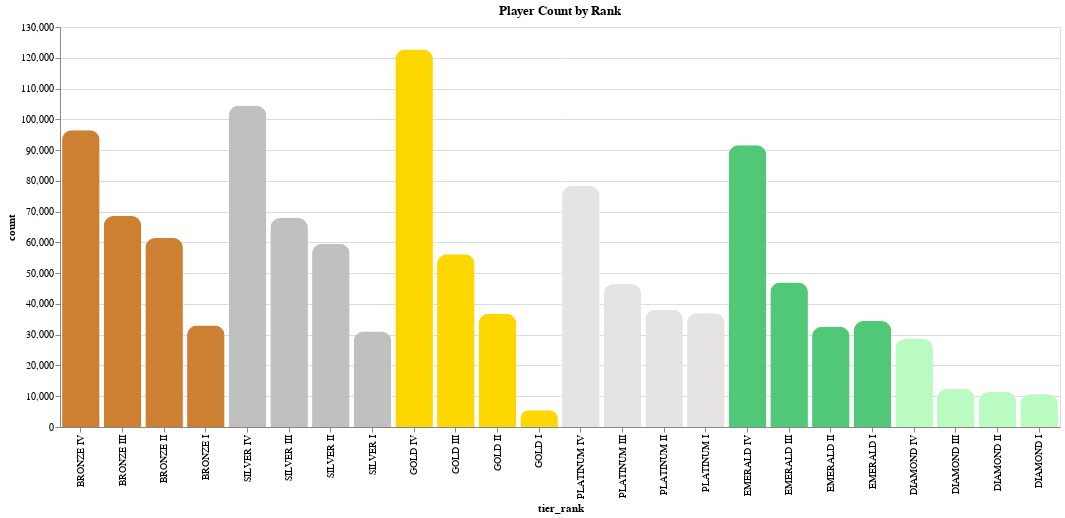
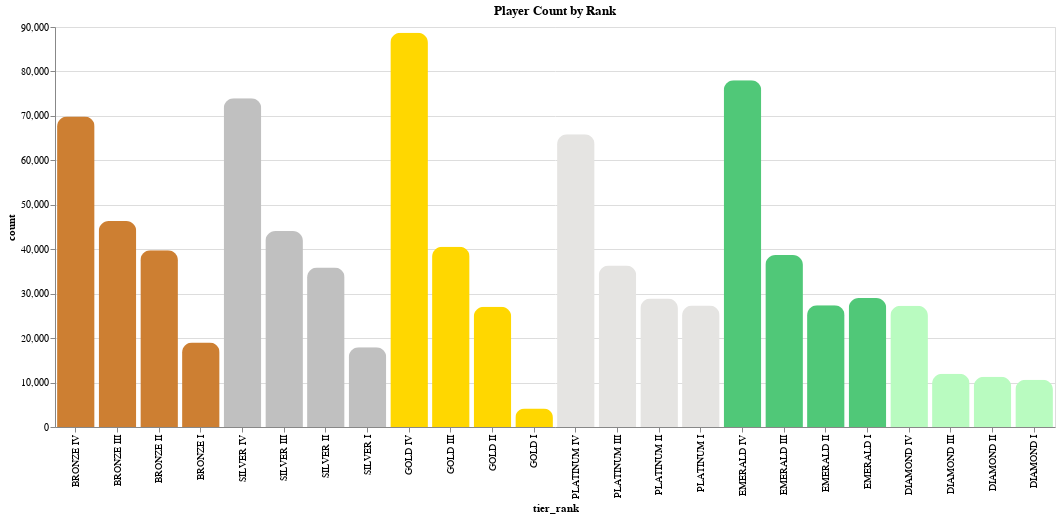
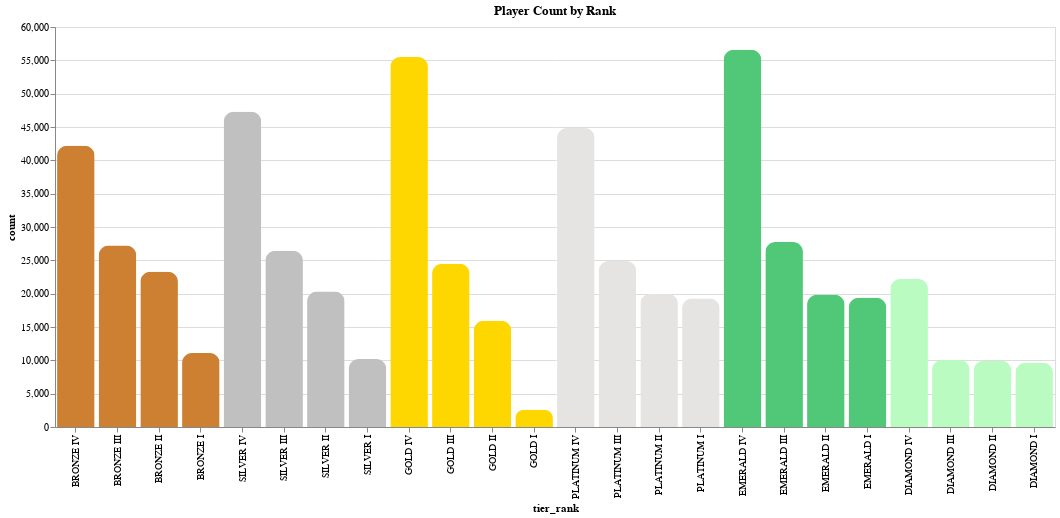
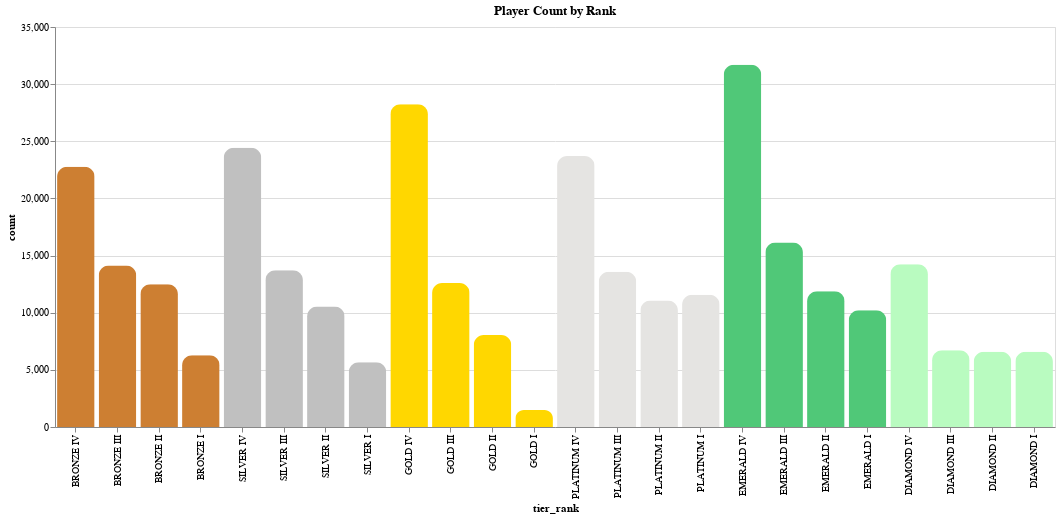

Notebook source saved alongside these figures, in order:
### Markdown cell above
# Rank repartition

This notebook is intended for exploring the data fetched from the riot games api in the [Data collection Notebook](data_collection.ipynb).

This will be my first time using intensively a vizualisation library in python, I will be using [Vega Altair](https://altair-viz.github.io/) since it integrates really well with notebooks from what I heard. Also it is build around pandas Dataframe so I hope to get more knowledge of pandas by working with vega altair.

### Code cell
import sqlite3
import os
import pandas as pd
import altair as alt


def query_player_count_by_rank(db_path, min_no_of_games=0):
    """
    Queries the number of players grouped by rank from the database.
    """

    if not os.path.exists(db_path):
        raise FileNotFoundError(f"Database file not found: {db_path}")

    conn = sqlite3.connect(db_path)
    
    try:
        cursor = conn.cursor()
        cursor.execute(
            f"""
            SELECT tier, rank, COUNT(*), wins, losses
            FROM ranked_players
            WHERE wins + losses >= {min_no_of_games}
            GROUP BY tier, rank
            ORDER BY tier, rank 
            """
        )
        count = cursor.fetchall()
    except sqlite3.Error as e:
        print(f"An error occurred while querying the database: {e}")
        count = []
        
    finally:
        # Close the database connection
        conn.close()
        return count
    
def graph_player_count_by_rank(db_path, min_no_of_games=0):
    """
    Graphs the number of players grouped by rank from the database.
    """
    players_by_rank = query_player_count_by_rank(db_path, min_no_of_games)

    players_by_rank_dict = { f"{rank[0]} {rank[1]}": rank[2] for rank in players_by_rank }
    rank_ordering = [
        "BRONZE IV", "BRONZE III", "BRONZE II", "BRONZE I",
        "SILVER IV", "SILVER III", "SILVER II", "SILVER I",
        "GOLD IV", "GOLD III", "GOLD II", "GOLD I",
        "PLATINUM IV", "PLATINUM III", "PLATINUM II", "PLATINUM I",
        "EMERALD IV", "EMERALD III", "EMERALD II", "EMERALD I",
        "DIAMOND IV", "DIAMOND III", "DIAMOND II", "DIAMOND I",
    ]
    
    ordered_counts = [
        { "tier_rank": key, "count": players_by_rank_dict.get(key, 0) } for key in rank_ordering
    ]

    data = pd.DataFrame(ordered_counts)
    
    chart = (
        alt.Chart(data, title="Player Count by Rank")
        .mark_bar(
            cornerRadiusTopLeft=10,
            cornerRadiusTopRight=10,
        )
        .encode(
            x=alt.X('tier_rank', sort=rank_ordering),  # Explicitly set the sort order
            y='count',
            color=alt.Color('tier_rank', 
                scale=alt.Scale(domain=rank_ordering, range=[
                    "#cd7f32", "#cd7f32", "#cd7f32", "#cd7f32",
                    "#c0c0c0", "#c0c0c0", "#c0c0c0", "#c0c0c0",
                    "#ffd700", "#ffd700", "#ffd700", "#ffd700",
                    "#e5e4e2", "#e5e4e2", "#e5e4e2", "#e5e4e2",
                    "#50C878", "#50C878", "#50C878", "#50C878",
                    "#b9fbc0", "#b9fbc0", "#b9fbc0", "#b9fbc0",
                ]),
                legend=None,
            ),
            tooltip=['tier_rank', 'count'],
        )
        .properties(
            width=1000,
            height=400,
        )

    )
    return chart


if __name__ == "__main__":
    # Example usage
    db_path = "../data/ranked_players.db"  # Replace with your database path
    db_path = os.path.abspath(db_path)
    try:
        chart = graph_player_count_by_rank(db_path)
        chart.display()
        chart.save("../graphs/player_count_by_rank.html")  # Save the chart as an HTML file
        print("Chart saved as player_count_by_rank.html")

        chart_20 = graph_player_count_by_rank(db_path, min_no_of_games=20)
        chart_20.display()
        chart_20.save("../graphs/player_count_by_rank_20.html")  # Save the chart as an HTML file
        print("Chart saved as player_count_by_rank_20.html")

        chart_50 = graph_player_count_by_rank(db_path, min_no_of_games=50)
        chart_50.display()
        chart_50.save("../graphs/player_count_by_rank_50.html")  # Save the chart as an HTML file
        print("Chart saved as player_count_by_rank_50.html")

        chart_100 = graph_player_count_by_rank(db_path, min_no_of_games=100)
        chart_100.display()
        chart_100.save("../graphs/player_count_by_rank_100.html")  # Save the chart as an HTML file
        print("Chart saved as player_count_by_rank_100.html")

        
    except Exception as e:
        print(f"An error occurred: {e}")

### Figure 1 — Vega-Lite specification as saved in the notebook (floating-point values rounded to 4 significant figures)
{"config": {"view": {"continuousWidth": 300, "continuousHeight": 300}}, "data": {"name": "data-681cc5d2974a6de54379ae12718a4c59"}, "mark": {"type": "bar", "cornerRadiusTopLeft": 10, "cornerRadiusTopRight": 10}, "encoding": {"color": {"field": "tier_rank", "legend": null, "scale": {"domain": ["BRONZE IV", "BRONZE III", "BRONZE II", "BRONZE I", "SILVER IV", "SILVER III", "SILVER II", "SILVER I", "GOLD IV", "GOLD III", "GOLD II", "GOLD I", "PLATINUM IV", "PLATINUM III", "PLATINUM II", "PLATINUM I", "EMERALD IV", "EMERALD III", "EMERALD II", "EMERALD I", "DIAMOND IV", "DIAMOND III", "DIAMOND II", "DIAMOND I"], "range": ["#cd7f32", "#cd7f32", "#cd7f32", "#cd7f32", "#c0c0c0", "#c0c0c0", "#c0c0c0", "#c0c0c0", "#ffd700", "#ffd700", "#ffd700", "#ffd700", "#e5e4e2", "#e5e4e2", "#e5e4e2", "#e5e4e2", "#50C878", "#50C878", "#50C878", "#50C878", "#b9fbc0", "#b9fbc0", "#b9fbc0", "#b9fbc0"]}, "type": "nominal"}, "tooltip": [{"field": "tier_rank", "type": "nominal"}, {"field": "count", "type": "quantitative"}], "x": {"field": "tier_rank", "sort": ["BRONZE IV", "BRONZE III", "BRONZE II", "BRONZE I", "SILVER IV", "SILVER III", "SILVER II", "SILVER I", "GOLD IV", "GOLD III", "GOLD II", "GOLD I", "PLATINUM IV", "PLATINUM III", "PLATINUM II", "PLATINUM I", "EMERALD IV", "EMERALD III", "EMERALD II", "EMERALD I", "DIAMOND IV", "DIAMOND III", "DIAMOND II", "DIAMOND I"], "type": "nominal"}, "y": {"field": "count", "type": "quantitative"}}, "height": 400, "title": "Player Count by Rank", "width": 1000, "$schema": "https://vega.github.io/schema/vega-lite/v5.20.1.json", "datasets": {"data-681cc5d2974a6de54379ae12718a4c59": [{"tier_rank": "BRONZE IV", "count": 96413}, {"tier_rank": "BRONZE III", "count": 68586}, {"tier_rank": "BRONZE II", "count": 61460}, {"tier_rank": "BRONZE I", "count": 33027}, {"tier_rank": "SILVER IV", "count": 104386}, {"tier_rank": "SILVER III", "count": 67940}, {"tier_rank": "SILVER II", "count": 59571}, {"tier_rank": "SILVER I", "count": 30998}, {"tier_rank": "GOLD IV", "count": 122705}, {"tier_rank": "GOLD III", "count": 56143}, {"tier_rank": "GOLD II", "count": 36813}, {"tier_rank": "GOLD I", "count": 5466}, {"tier_rank": "PLATINUM IV", "count": 78340}, {"tier_rank": "PLATINUM III", "count": 46502}, {"tier_rank": "PLATINUM II", "count": 38106}, {"tier_rank": "PLATINUM I", "count": 37008}, {"tier_rank": "EMERALD IV", "count": 91570}, {"tier_rank": "EMERALD III", "count": 46999}, {"tier_rank": "EMERALD II", "count": 32595}, {"tier_rank": "EMERALD I", "count": 34453}, {"tier_rank": "DIAMOND IV", "count": 28566}, {"tier_rank": "DIAMOND III", "count": 12333}, {"tier_rank": "DIAMOND II", "count": 11407}, {"tier_rank": "DIAMOND I", "count": 10641}]}}

### Figure 2 — Vega-Lite specification as saved in the notebook (floating-point values rounded to 4 significant figures)
{"config": {"view": {"continuousWidth": 300, "continuousHeight": 300}}, "data": {"name": "data-8977809812d383d1e1d590435b18422b"}, "mark": {"type": "bar", "cornerRadiusTopLeft": 10, "cornerRadiusTopRight": 10}, "encoding": {"color": {"field": "tier_rank", "legend": null, "scale": {"domain": ["BRONZE IV", "BRONZE III", "BRONZE II", "BRONZE I", "SILVER IV", "SILVER III", "SILVER II", "SILVER I", "GOLD IV", "GOLD III", "GOLD II", "GOLD I", "PLATINUM IV", "PLATINUM III", "PLATINUM II", "PLATINUM I", "EMERALD IV", "EMERALD III", "EMERALD II", "EMERALD I", "DIAMOND IV", "DIAMOND III", "DIAMOND II", "DIAMOND I"], "range": ["#cd7f32", "#cd7f32", "#cd7f32", "#cd7f32", "#c0c0c0", "#c0c0c0", "#c0c0c0", "#c0c0c0", "#ffd700", "#ffd700", "#ffd700", "#ffd700", "#e5e4e2", "#e5e4e2", "#e5e4e2", "#e5e4e2", "#50C878", "#50C878", "#50C878", "#50C878", "#b9fbc0", "#b9fbc0", "#b9fbc0", "#b9fbc0"]}, "type": "nominal"}, "tooltip": [{"field": "tier_rank", "type": "nominal"}, {"field": "count", "type": "quantitative"}], "x": {"field": "tier_rank", "sort": ["BRONZE IV", "BRONZE III", "BRONZE II", "BRONZE I", "SILVER IV", "SILVER III", "SILVER II", "SILVER I", "GOLD IV", "GOLD III", "GOLD II", "GOLD I", "PLATINUM IV", "PLATINUM III", "PLATINUM II", "PLATINUM I", "EMERALD IV", "EMERALD III", "EMERALD II", "EMERALD I", "DIAMOND IV", "DIAMOND III", "DIAMOND II", "DIAMOND I"], "type": "nominal"}, "y": {"field": "count", "type": "quantitative"}}, "height": 400, "title": "Player Count by Rank", "width": 1000, "$schema": "https://vega.github.io/schema/vega-lite/v5.20.1.json", "datasets": {"data-8977809812d383d1e1d590435b18422b": [{"tier_rank": "BRONZE IV", "count": 69841}, {"tier_rank": "BRONZE III", "count": 46329}, {"tier_rank": "BRONZE II", "count": 39793}, {"tier_rank": "BRONZE I", "count": 18992}, {"tier_rank": "SILVER IV", "count": 73965}, {"tier_rank": "SILVER III", "count": 44088}, {"tier_rank": "SILVER II", "count": 35890}, {"tier_rank": "SILVER I", "count": 17919}, {"tier_rank": "GOLD IV", "count": 88700}, {"tier_rank": "GOLD III", "count": 40532}, {"tier_rank": "GOLD II", "count": 27059}, {"tier_rank": "GOLD I", "count": 4139}, {"tier_rank": "PLATINUM IV", "count": 65847}, {"tier_rank": "PLATINUM III", "count": 36338}, {"tier_rank": "PLATINUM II", "count": 28915}, {"tier_rank": "PLATINUM I", "count": 27335}, {"tier_rank": "EMERALD IV", "count": 78001}, {"tier_rank": "EMERALD III", "count": 38677}, {"tier_rank": "EMERALD II", "count": 27398}, {"tier_rank": "EMERALD I", "count": 29040}, {"tier_rank": "DIAMOND IV", "count": 27275}, {"tier_rank": "DIAMOND III", "count": 12004}, {"tier_rank": "DIAMOND II", "count": 11319}, {"tier_rank": "DIAMOND I", "count": 10627}]}}

### Figure 3 — Vega-Lite specification as saved in the notebook (floating-point values rounded to 4 significant figures)
{"config": {"view": {"continuousWidth": 300, "continuousHeight": 300}}, "data": {"name": "data-5dc66bdb404666a19d1facfcd31db65d"}, "mark": {"type": "bar", "cornerRadiusTopLeft": 10, "cornerRadiusTopRight": 10}, "encoding": {"color": {"field": "tier_rank", "legend": null, "scale": {"domain": ["BRONZE IV", "BRONZE III", "BRONZE II", "BRONZE I", "SILVER IV", "SILVER III", "SILVER II", "SILVER I", "GOLD IV", "GOLD III", "GOLD II", "GOLD I", "PLATINUM IV", "PLATINUM III", "PLATINUM II", "PLATINUM I", "EMERALD IV", "EMERALD III", "EMERALD II", "EMERALD I", "DIAMOND IV", "DIAMOND III", "DIAMOND II", "DIAMOND I"], "range": ["#cd7f32", "#cd7f32", "#cd7f32", "#cd7f32", "#c0c0c0", "#c0c0c0", "#c0c0c0", "#c0c0c0", "#ffd700", "#ffd700", "#ffd700", "#ffd700", "#e5e4e2", "#e5e4e2", "#e5e4e2", "#e5e4e2", "#50C878", "#50C878", "#50C878", "#50C878", "#b9fbc0", "#b9fbc0", "#b9fbc0", "#b9fbc0"]}, "type": "nominal"}, "tooltip": [{"field": "tier_rank", "type": "nominal"}, {"field": "count", "type": "quantitative"}], "x": {"field": "tier_rank", "sort": ["BRONZE IV", "BRONZE III", "BRONZE II", "BRONZE I", "SILVER IV", "SILVER III", "SILVER II", "SILVER I", "GOLD IV", "GOLD III", "GOLD II", "GOLD I", "PLATINUM IV", "PLATINUM III", "PLATINUM II", "PLATINUM I", "EMERALD IV", "EMERALD III", "EMERALD II", "EMERALD I", "DIAMOND IV", "DIAMOND III", "DIAMOND II", "DIAMOND I"], "type": "nominal"}, "y": {"field": "count", "type": "quantitative"}}, "height": 400, "title": "Player Count by Rank", "width": 1000, "$schema": "https://vega.github.io/schema/vega-lite/v5.20.1.json", "datasets": {"data-5dc66bdb404666a19d1facfcd31db65d": [{"tier_rank": "BRONZE IV", "count": 42201}, {"tier_rank": "BRONZE III", "count": 27218}, {"tier_rank": "BRONZE II", "count": 23271}, {"tier_rank": "BRONZE I", "count": 11103}, {"tier_rank": "SILVER IV", "count": 47278}, {"tier_rank": "SILVER III", "count": 26430}, {"tier_rank": "SILVER II", "count": 20340}, {"tier_rank": "SILVER I", "count": 10190}, {"tier_rank": "GOLD IV", "count": 55515}, {"tier_rank": "GOLD III", "count": 24474}, {"tier_rank": "GOLD II", "count": 15943}, {"tier_rank": "GOLD I", "count": 2595}, {"tier_rank": "PLATINUM IV", "count": 44834}, {"tier_rank": "PLATINUM III", "count": 24894}, {"tier_rank": "PLATINUM II", "count": 19996}, {"tier_rank": "PLATINUM I", "count": 19282}, {"tier_rank": "EMERALD IV", "count": 56596}, {"tier_rank": "EMERALD III", "count": 27747}, {"tier_rank": "EMERALD II", "count": 19855}, {"tier_rank": "EMERALD I", "count": 19380}, {"tier_rank": "DIAMOND IV", "count": 22190}, {"tier_rank": "DIAMOND III", "count": 10048}, {"tier_rank": "DIAMOND II", "count": 9926}, {"tier_rank": "DIAMOND I", "count": 9651}]}}

### Figure 4 — Vega-Lite specification as saved in the notebook (floating-point values rounded to 4 significant figures)
{"config": {"view": {"continuousWidth": 300, "continuousHeight": 300}}, "data": {"name": "data-ec9820bea19effb7f87e1431cb3a1bb9"}, "mark": {"type": "bar", "cornerRadiusTopLeft": 10, "cornerRadiusTopRight": 10}, "encoding": {"color": {"field": "tier_rank", "legend": null, "scale": {"domain": ["BRONZE IV", "BRONZE III", "BRONZE II", "BRONZE I", "SILVER IV", "SILVER III", "SILVER II", "SILVER I", "GOLD IV", "GOLD III", "GOLD II", "GOLD I", "PLATINUM IV", "PLATINUM III", "PLATINUM II", "PLATINUM I", "EMERALD IV", "EMERALD III", "EMERALD II", "EMERALD I", "DIAMOND IV", "DIAMOND III", "DIAMOND II", "DIAMOND I"], "range": ["#cd7f32", "#cd7f32", "#cd7f32", "#cd7f32", "#c0c0c0", "#c0c0c0", "#c0c0c0", "#c0c0c0", "#ffd700", "#ffd700", "#ffd700", "#ffd700", "#e5e4e2", "#e5e4e2", "#e5e4e2", "#e5e4e2", "#50C878", "#50C878", "#50C878", "#50C878", "#b9fbc0", "#b9fbc0", "#b9fbc0", "#b9fbc0"]}, "type": "nominal"}, "tooltip": [{"field": "tier_rank", "type": "nominal"}, {"field": "count", "type": "quantitative"}], "x": {"field": "tier_rank", "sort": ["BRONZE IV", "BRONZE III", "BRONZE II", "BRONZE I", "SILVER IV", "SILVER III", "SILVER II", "SILVER I", "GOLD IV", "GOLD III", "GOLD II", "GOLD I", "PLATINUM IV", "PLATINUM III", "PLATINUM II", "PLATINUM I", "EMERALD IV", "EMERALD III", "EMERALD II", "EMERALD I", "DIAMOND IV", "DIAMOND III", "DIAMOND II", "DIAMOND I"], "type": "nominal"}, "y": {"field": "count", "type": "quantitative"}}, "height": 400, "title": "Player Count by Rank", "width": 1000, "$schema": "https://vega.github.io/schema/vega-lite/v5.20.1.json", "datasets": {"data-ec9820bea19effb7f87e1431cb3a1bb9": [{"tier_rank": "BRONZE IV", "count": 22768}, {"tier_rank": "BRONZE III", "count": 14132}, {"tier_rank": "BRONZE II", "count": 12480}, {"tier_rank": "BRONZE I", "count": 6270}, {"tier_rank": "SILVER IV", "count": 24440}, {"tier_rank": "SILVER III", "count": 13721}, {"tier_rank": "SILVER II", "count": 10534}, {"tier_rank": "SILVER I", "count": 5658}, {"tier_rank": "GOLD IV", "count": 28249}, {"tier_rank": "GOLD III", "count": 12599}, {"tier_rank": "GOLD II", "count": 8047}, {"tier_rank": "GOLD I", "count": 1477}, {"tier_rank": "PLATINUM IV", "count": 23709}, {"tier_rank": "PLATINUM III", "count": 13577}, {"tier_rank": "PLATINUM II", "count": 11065}, {"tier_rank": "PLATINUM I", "count": 11566}, {"tier_rank": "EMERALD IV", "count": 31706}, {"tier_rank": "EMERALD III", "count": 16137}, {"tier_rank": "EMERALD II", "count": 11881}, {"tier_rank": "EMERALD I", "count": 10216}, {"tier_rank": "DIAMOND IV", "count": 14238}, {"tier_rank": "DIAMOND III", "count": 6712}, {"tier_rank": "DIAMOND II", "count": 6595}, {"tier_rank": "DIAMOND I", "count": 6584}]}}
